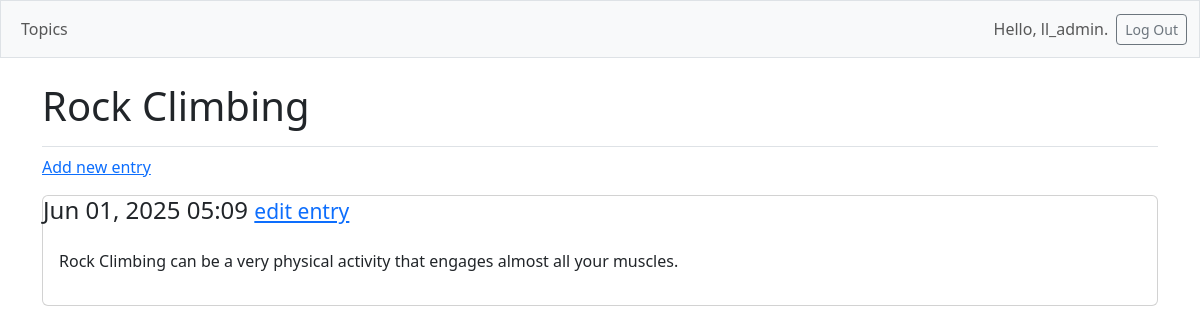
The app's page /topics/2 (signed in), older data.
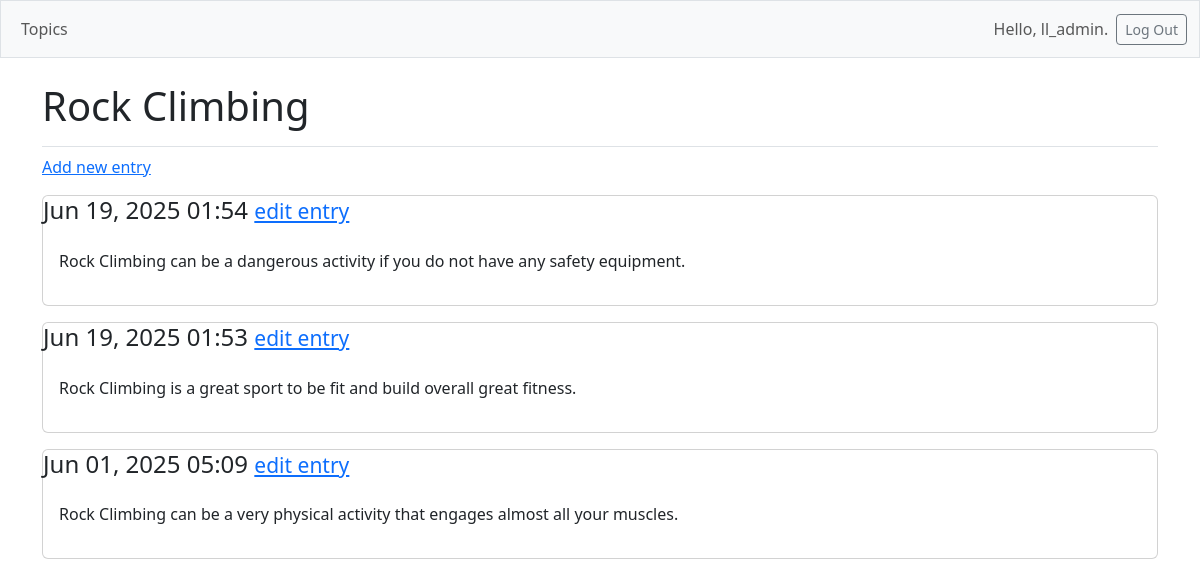
The same page, newer data.
### learning_logs/models.py (models this page shows, shortened)
class Topic(models.Model):
    text = models.CharField(max_length=200)
    date_added = models.DateTimeField(auto_now_add=True)
    owner = models.ForeignKey(User, on_delete=models.CASCADE)

class Entry(models.Model):
    topic = models.ForeignKey(Topic, on_delete=models.CASCADE)
    text = models.TextField()
    date_added = models.DateTimeField(auto_now_add=True)
    class Meta:
        verbose_name_plural = 'entries'

### learning_logs/views.py (the view)
# urls.py: path('topics/<int:topic_id>', views.topic, name='topic'),
@login_required
def topic(request, topic_id):
    topic = Topic.objects.get(id=topic_id)
    if topic.owner != request.user:
        raise Http404
    entries = topic.entry_set.order_by('-date_added')
    context = {'topic': topic, 'entries': entries}
    return render(request, 'learning_logs/topic.html', context)

### learning_logs/templates/learning_logs/topic.html
{% extends 'learning_logs/base.html' %}
{% block page_header %}
  <h1>{{ topic.text }}</h1>
{% endblock page_header %}
{% block content %}
  <p>
    <a href="{% url 'learning_logs:new_entry' topic.id %}">Add new entry</a>
  </p>
  {% for entry in entries %}
    <div class="card mb-3">
      <h4 class"card-header">
        {{ entry.date_added|date:'M d, Y H:i' }}
        <small><a href="{% url 'learning_logs:edit_entry' entry.id %}">edit entry</a></small>
      </h4>
      <div class="card-body">{{ entry.text|linebreaks }}</div>
    </div>
    {% empty %}
      <p>There are no entries for this topic yet.</p>
    {% endfor %}
{% endblock content %}

### learning_logs/templates/learning_logs/base.html (shortened to what this page needs)
<!doctype html>
<html lang="en">
<head>
  {% load django_bootstrap5 %}
  {% bootstrap_css %}
</head>
<body>
  <nav class="navbar navbar-expand-md navbar-light bg-light mb-4 border">
    <div class="container-fluid">
    <div class="collapse navbar-collapse" id="navbarCollapse">
      <ul class="navbar-nav me-auto mb-2 mb-md-0">
        <li class="nav-item">
          <a class="nav-link" href="{% url 'learning_logs:topics' %}">Topics</a></li>
      </ul>
      <ul class="navbar-nav ms-auto mb-2 mb-md-0">
        {% if user.is_authenticated %}
        <li class="nav-item">
          <span class="navbar-text me-2">Hello, {{ user.username }}.
          </span></li>
        {% else %}
          <li class="nav-item">
            <a class="nav-link" href="{% url 'accounts:register' %}">Register</a></li>
          <li class="nav-item">
            <a class="nav-link" href="{% url 'accounts:login' %}">Log in</a></li>
        {% endif %}
      </ul>
      {% if user.is_authenticated %}
        <form action="{% url 'accounts:logout' %}" method='post'>
          <button name="submit" class='btn btn-outline-secondary btn-sm'>Log Out</button>
        </form>
      {% endif %}
    </div>
    </div>
  </nav>
  <main class="container">
    <div class="pb-2 mb-2 border-bottom">
      {% block page_header %}{% endblock page_header%}
    </div>
    <div>
      {% block content %}{% endblock content %}
    </div>
  </main>
</body>
</html>

Row changes from the older to the newer data that the page shows:
added Entry: date_added "Jun 19, 2025 01:54", text "Rock Climbing can be a dangerous activity if you do not have any safety equipment."
added Entry: date_added "Jun 19, 2025 01:53", text "Rock Climbing is a great sport to be fit and build overall great fitness."
